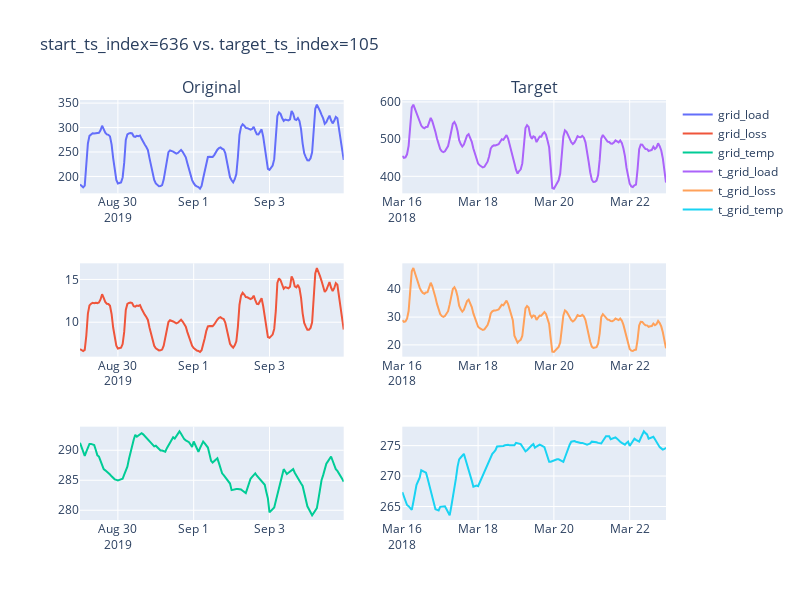

Notebook code for this chart:
### Code cell
fig = make_subplots(rows=3, cols=2, subplot_titles=("Original", "Target"))
fig.add_trace(go.Line(x=data[start_ts_index].index, y=data[start_ts_index]["grid1-load"], name="grid_load"), row=1, col=1)
fig.add_trace(go.Line(x=data[start_ts_index].index, y=data[start_ts_index]["grid1-loss"], name="grid_loss"), row=2, col=1)
fig.add_trace(go.Line(x=data[start_ts_index].index, y=data[start_ts_index]["grid1-temp"], name="grid_temp"), row=3, col=1)
fig.add_trace(go.Line(x=data[target_ts_index].index, y=data[target_ts_index]["grid1-load"], name="t_grid_load"), row=1, col=2)
fig.add_trace(go.Line(x=data[target_ts_index].index, y=data[target_ts_index]["grid1-loss"], name="t_grid_loss"), row=2, col=2)
fig.add_trace(go.Line(x=data[target_ts_index].index, y=data[target_ts_index]["grid1-temp"], name="t_grid_temp"), row=3, col=2)
fig.update_layout(height=600, width=800, title_text=f"{start_ts_index=} vs. {target_ts_index=}")
fig.show()

### Figure 1 — Plotly figure (JSON) as saved in the notebook; plotly's stock layout.template omitted (floating-point values rounded to 4 significant figures; data arrays with more than 128 entries replaced by an {"elided": "..."} marker saying what was removed)
{"data": [{"name": "grid_load", "type": "scatter", "x": {"elided": "168 str values"}, "xaxis": "x", "y": {"elided": "168 float values"}, "yaxis": "y"}, {"name": "grid_loss", "type": "scatter", "x": {"elided": "168 str values"}, "xaxis": "x3", "y": {"elided": "168 float values"}, "yaxis": "y3"}, {"name": "grid_temp", "type": "scatter", "x": {"elided": "168 str values"}, "xaxis": "x5", "y": {"elided": "168 float values"}, "yaxis": "y5"}, {"name": "t_grid_load", "type": "scatter", "x": {"elided": "168 str values"}, "xaxis": "x2", "y": {"elided": "168 float values"}, "yaxis": "y2"}, {"name": "t_grid_loss", "type": "scatter", "x": {"elided": "168 str values"}, "xaxis": "x4", "y": {"elided": "168 float values"}, "yaxis": "y4"}, {"name": "t_grid_temp", "type": "scatter", "x": {"elided": "168 str values"}, "xaxis": "x6", "y": {"elided": "168 float values"}, "yaxis": "y6"}], "layout": {"annotations": [{"font": {"size": 16}, "showarrow": false, "text": "Original", "x": 0.225, "xanchor": "center", "xref": "paper", "y": 1, "yanchor": "bottom", "yref": "paper"}, {"font": {"size": 16}, "showarrow": false, "text": "Target", "x": 0.775, "xanchor": "center", "xref": "paper", "y": 1, "yanchor": "bottom", "yref": "paper"}], "height": 600, "title": {"text": "start_ts_index=636 vs. target_ts_index=105"}, "width": 800, "xaxis": {"anchor": "y", "domain": [0, 0.45]}, "xaxis2": {"anchor": "y2", "domain": [0.55, 1]}, "xaxis3": {"anchor": "y3", "domain": [0, 0.45]}, "xaxis4": {"anchor": "y4", "domain": [0.55, 1]}, "xaxis5": {"anchor": "y5", "domain": [0, 0.45]}, "xaxis6": {"anchor": "y6", "domain": [0.55, 1]}, "yaxis": {"anchor": "x", "domain": [0.7778, 1]}, "yaxis2": {"anchor": "x2", "domain": [0.7778, 1]}, "yaxis3": {"anchor": "x3", "domain": [0.3889, 0.6111]}, "yaxis4": {"anchor": "x4", "domain": [0.3889, 0.6111]}, "yaxis5": {"anchor": "x5", "domain": [0, 0.2222]}, "yaxis6": {"anchor": "x6", "domain": [0, 0.2222]}}}
